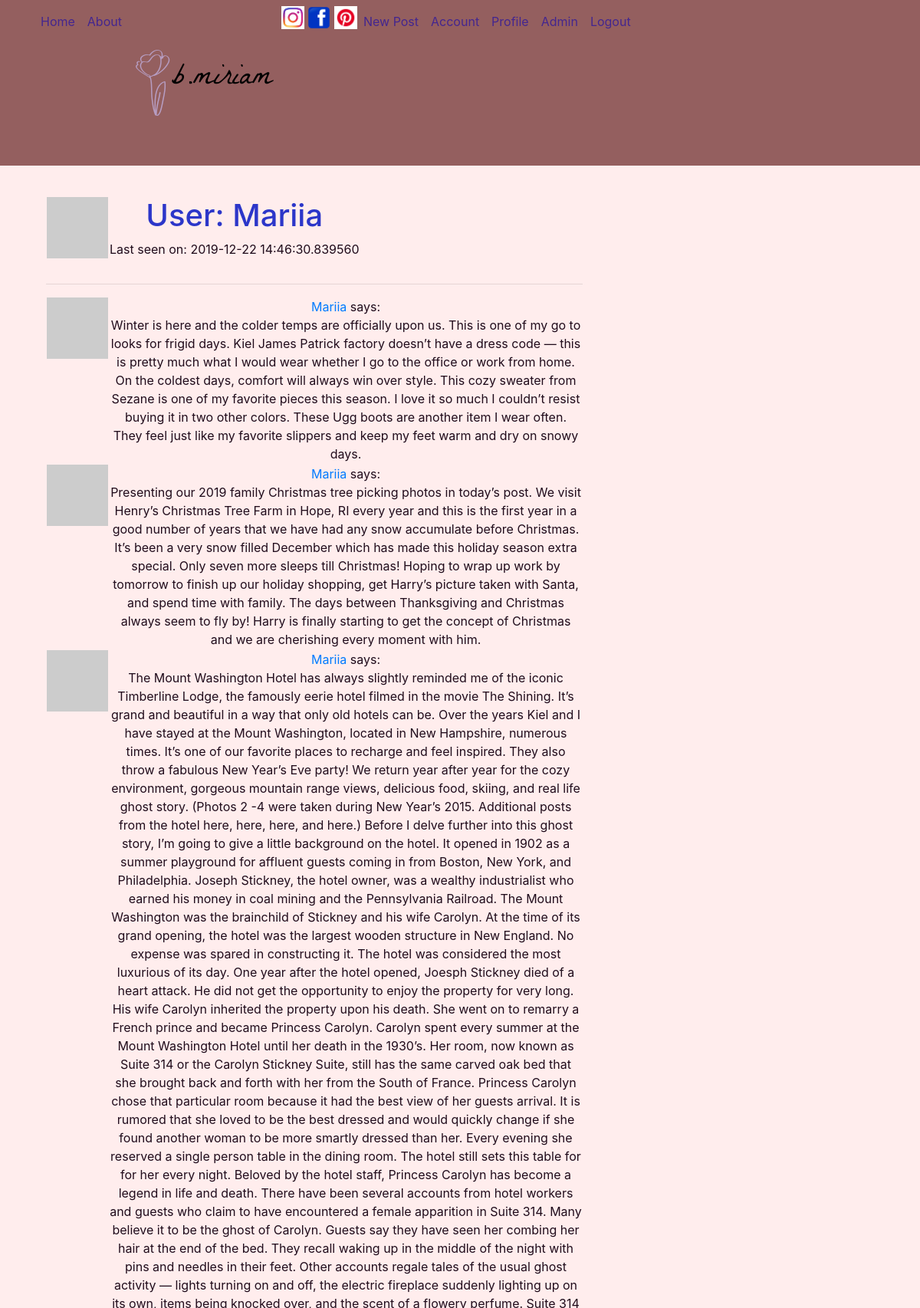
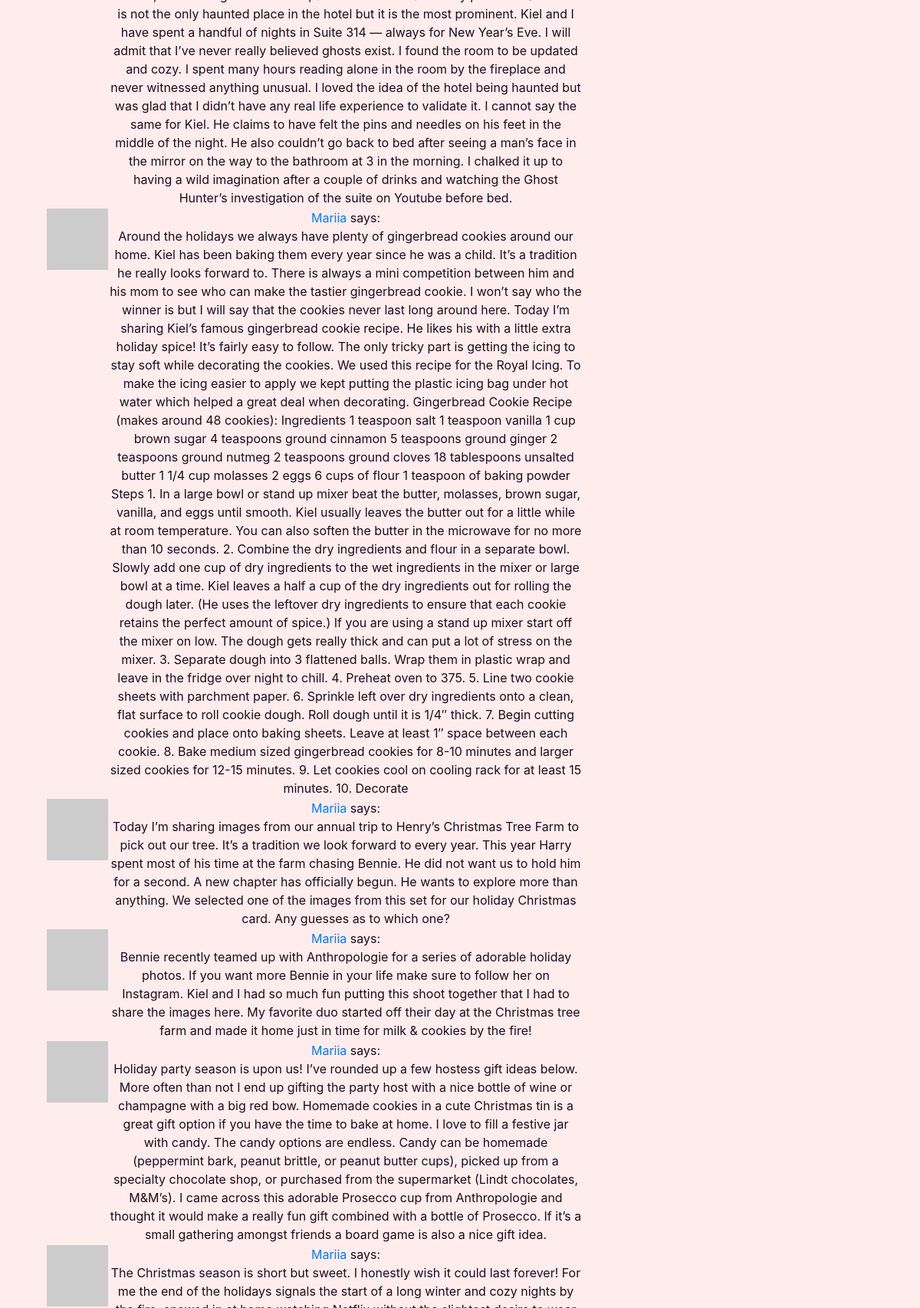
Screenshot of /user/Mariia (signed in, upper part) with the database file from the repository (2 pictures, top to bottom).
### myblog/models.py (models this page shows, shortened)
class User(db.Model, UserMixin):
	id = db.Column(db. Integer, primary_key=True)
	username = db.Column(db.String(20), unique=True, nullable=False)
	email = db.Column(db.String(120), unique=True, nullable=False)
	image_file = db.Column(db.String(20), nullable=False, default='default.jpg')
	password = db.Column(db.String(60), nullable=False)
	posts = db.relationship( 'Post', backref='author', lazy=True)
	about_me = db.Column(db.String(140))
	last_seen = db.Column(db.DateTime, default=datetime.utcnow)
	admin = db.Column(db.Boolean())
	def avatar(self, size):
		digest = md5(self.email.lower().encode('utf-8')).hexdigest()
		return 'https://www.gravatar.com/avatar/{}?d=identicon&s={}'.format(digest, size)

class Post(db.Model):
	id = db.Column(db.Integer, primary_key=True)
	title = db.Column(db.String(100), nullable=False)
	image_file = db.Column(db.String(20), nullable=True, default='default.jpg')
	date_posted = db.Column(db.DateTime, nullable=False, default=datetime.utcnow)
	content = db.Column(db.Text, nullable=False)
	user_id = db.Column(db.Integer, db.ForeignKey('user.id'), nullable=False)
	comments = db.relationship('Comment', backref='article', cascade="all,delete", lazy=True)

### myblog/routes.py (the view)
@app.route('/user/<username>')
@login_required
def user(username):
    user = User.query.filter_by(username=username).first_or_404()
    page = request.args.get('page', 1, type=int)
    posts = Post.query.filter_by(user_id=user.id).paginate(page, 20, False)
    return render_template('user.html', user=user, posts=posts.items)

### myblog/models.py (called while the page is built)
@login_manager.user_loader
def load_user(user_id):
	return User.query.get(int(user_id))

### myblog/routes.py (called while the page is built)
@app.before_request
def before_request():
    if current_user.is_authenticated:
        current_user.last_seen = datetime.utcnow()
        db.session.commit()

@app.before_request
def before_request():
    if current_user.is_authenticated:
        current_user.last_seen = datetime.utcnow()
        db.session.commit()

### myblog/templates/user.html (shortened to what this page needs)
{% extends "layout.html" %}
{% block content %}
    <table>
        <tr valign="top">
            <td><img src="{{ user.avatar(128) }}"></td>
            <td>
                <h1>User: {{ user.username }}</h1>
                {% if user.last_seen %}<p>Last seen on: {{ user.last_seen }}</p>{% endif %}
            </td>
        </tr>
    </table>
    <hr>
    {% for post in posts %}
        {% include '_post.html' %}
    {% endfor %}
{% endblock %}

### myblog/templates/_post.html
<table>
    <tr valign="top">
        <td><img src="{{ post.author.avatar(36) }}"></td>
        <td><a href="{{ url_for('user', username=post.author.username) }}">{{ post.author.username }}</a> says:<br>{{ post.content }}</td>
    </tr>
</table>

### myblog/static/main.css (style rules this page uses)
body { background: #ffeded;; color: #200c1c;; padding: 1rem; text-align: center; margin-top: 15rem; }
h1, h2, h3, h4, h5, h6 { color: #2c36c9; }

### rows the page displays
User: username "Mariia", last_seen "2019-12-22 14:46:30.839560"
Post: author.username "Mariia", content "Winter is here and the colder temps are officially upon us. This is one of my go to looks for frigid days. Kiel James Patrick factory doesn’t have a dress code — this is pretty much what I would wear whether I go to the office or work from home. On the coldest days, comfort will always win over style. This cozy sweater from Sezane is one of my favorite pieces this season. I love it so much I couldn’t resist buying it in two other colors. These Ugg boots are another item I wear often. They feel just like my favorite slippers and keep my feet warm and dry on snowy days."
Post: author.username "Mariia", content "Presenting our 2019 family Christmas tree picking photos in today’s post. We visit Henry’s Christmas Tree Farm in Hope, RI every year and this is the first year in a good number of years that we have had any snow accumulate before Christmas. It’s been a very snow filled December which has made this holiday season extra special. Only seven more sleeps till Christmas! Hoping to wrap up work by tomorrow to finish up our holiday shopping, get Harry’s picture taken with Santa, and spend time with family. The days between Thanksgiving and Christmas always seem to fly by! Harry is finally starting to get the concept of Christmas and we are cherishing every moment with him."
Post: author.username "Mariia", content "The Mount Washington Hotel has always slightly reminded me of the iconic Timberline Lodge, the famously eerie hotel filmed in the movie The Shining. It’s grand and beautiful in a way that only old hotels can be. Over the years Kiel and I have stayed at the Mount Washington, located in New Hampshire, numerous times. It’s one of our favorite places to recharge and feel inspired. They also throw a fabulous New Year’s Eve party! We return year after year for the cozy environment, gorgeous mountain range views, delicious food, skiing, and real life ghost story. (Photos 2 -4 were taken during New Year’s 2015. Additional posts from the hotel here, here, here, and here.) Before I delve further into…"
Post: author.username "Mariia", content "Around the holidays we always have plenty of gingerbread cookies around our home. Kiel has been baking them every year since he was a child. It’s a tradition he really looks forward to. There is always a mini competition between him and his mom to see who can make the tastier gingerbread cookie. I won’t say who the winner is but I will say that the cookies never last long around here. Today I’m sharing Kiel’s famous gingerbread cookie recipe. He likes his with a little extra holiday spice! It’s fairly easy to follow. The only tricky part is getting the icing to stay soft while decorating the cookies. We used this recipe for the Royal Icing. To make the icing easier to apply we kept putting…"
Post: author.username "Mariia", content "Today I’m sharing images from our annual trip to Henry’s Christmas Tree Farm to pick out our tree. It’s a tradition we look forward to every year. This year Harry spent most of his time at the farm chasing Bennie. He did not want us to hold him for a second. A new chapter has officially begun. He wants to explore more than anything. We selected one of the images from this set for our holiday Christmas card. Any guesses as to which one?"
Post: author.username "Mariia", content "Bennie recently teamed up with Anthropologie for a series of adorable holiday photos. If you want more Bennie in your life make sure to follow her on Instagram. Kiel and I had so much fun putting this shoot together that I had to share the images here. My favorite duo started off their day at the Christmas tree farm and made it home just in time for milk & cookies by the fire!"
Post: author.username "Mariia", content "Holiday party season is upon us! I’ve rounded up a few hostess gift ideas below. More often than not I end up gifting the party host with a nice bottle of wine or champagne with a big red bow. Homemade cookies in a cute Christmas tin is a great gift option if you have the time to bake at home. I love to fill a festive jar with candy. The candy options are endless. Candy can be homemade (peppermint bark, peanut brittle, or peanut butter cups), picked up from a specialty chocolate shop, or purchased from the supermarket (Lindt chocolates, M&M’s). I came across this adorable Prosecco cup from Anthropologie and thought it would make a really fun gift combined with a bottle of Prosecco. If it’s…"
Post: author.username "Mariia"
